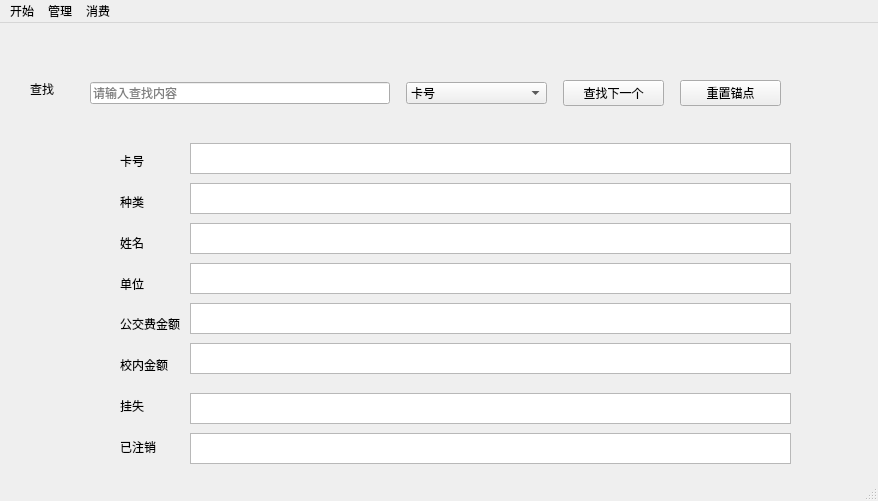
<?xml version="1.0" encoding="UTF-8"?>
<ui version="4.0">
 <class>MainWindow</class>
 <widget class="QMainWindow" name="MainWindow">
  <property name="geometry">
   <rect>
    <x>0</x>
    <y>0</y>
    <width>878</width>
    <height>501</height>
   </rect>
  </property>
  <property name="minimumSize">
   <size>
    <width>878</width>
    <height>501</height>
   </size>
  </property>
  <property name="maximumSize">
   <size>
    <width>878</width>
    <height>501</height>
   </size>
  </property>
  <property name="windowTitle">
   <string>MainWindow</string>
  </property>
  <widget class="QWidget" name="centralwidget">
   <widget class="QStackedWidget" name="stackedWidget">
    <property name="geometry">
     <rect>
      <x>0</x>
      <y>0</y>
      <width>871</width>
      <height>451</height>
     </rect>
    </property>
    <property name="currentIndex">
     <number>0</number>
    </property>
    <widget class="QWidget" name="search_ui">
     <widget class="QWidget" name="horizontalLayoutWidget">
      <property name="geometry">
       <rect>
        <x>80</x>
        <y>30</y>
        <width>711</width>
        <height>81</height>
       </rect>
      </property>
      <layout class="QHBoxLayout" name="horizontalLayout">
       <item>
        <widget class="QLineEdit" name="searchLine">
         <property name="maximumSize">
          <size>
           <width>300</width>
           <height>16777215</height>
          </size>
         </property>
         <property name="placeholderText">
          <string>请输入查找内容</string>
         </property>
        </widget>
       </item>
       <item>
        <widget class="QComboBox" name="searchingBox">
         <property name="maximumSize">
          <size>
           <width>141</width>
           <height>16777215</height>
          </size>
         </property>
         <item>
          <property name="text">
           <string>卡号</string>
          </property>
         </item>
         <item>
          <property name="text">
           <string>种类</string>
          </property>
         </item>
         <item>
          <property name="text">
           <string>姓名</string>
          </property>
         </item>
         <item>
          <property name="text">
           <string>单位</string>
          </property>
         </item>
         <item>
          <property name="text">
           <string>公交费金额</string>
          </property>
         </item>
         <item>
          <property name="text">
           <string>校内金额</string>
          </property>
         </item>
         <item>
          <property name="text">
           <string>挂失</string>
          </property>
         </item>
         <item>
          <property name="text">
           <string>有效性</string>
          </property>
         </item>
        </widget>
       </item>
       <item>
        <widget class="QPushButton" name="pushButton">
         <property name="maximumSize">
          <size>
           <width>101</width>
           <height>16777215</height>
          </size>
         </property>
         <property name="text">
          <string>查找下一个</string>
         </property>
        </widget>
       </item>
       <item>
        <widget class="QPushButton" name="pushButton_5">
         <property name="maximumSize">
          <size>
           <width>101</width>
           <height>16777215</height>
          </size>
         </property>
         <property name="text">
          <string>重置锚点</string>
         </property>
        </widget>
       </item>
      </layout>
     </widget>
     <widget class="QWidget" name="verticalLayoutWidget">
      <property name="geometry">
       <rect>
        <x>120</x>
        <y>120</y>
        <width>62</width>
        <height>321</height>
       </rect>
      </property>
      <layout class="QVBoxLayout" name="verticalLayout">
       <item>
        <widget class="QLabel" name="label_3">
         <property name="maximumSize">
          <size>
           <width>16777215</width>
           <height>50</height>
          </size>
         </property>
         <property name="text">
          <string>卡号</string>
         </property>
        </widget>
       </item>
       <item>
        <widget class="QLabel" name="label_2">
         <property name="text">
          <string>种类</string>
         </property>
        </widget>
       </item>
       <item>
        <widget class="QLabel" name="label">
         <property name="text">
          <string>姓名</string>
         </property>
        </widget>
       </item>
       <item>
        <widget class="QLabel" name="label_4">
         <property name="text">
          <string>单位</string>
         </property>
        </widget>
       </item>
       <item>
        <widget class="QLabel" name="label_15">
         <property name="text">
          <string>公交费金额</string>
         </property>
        </widget>
       </item>
       <item>
        <widget class="QLabel" name="label_16">
         <property name="text">
          <string>校内金额</string>
         </property>
        </widget>
       </item>
       <item>
        <widget class="QLabel" name="label_5">
         <property name="text">
          <string>挂失</string>
         </property>
        </widget>
       </item>
       <item>
        <widget class="QLabel" name="label_6">
         <property name="text">
          <string>已注销</string>
         </property>
        </widget>
       </item>
      </layout>
     </widget>
     <widget class="QTextBrowser" name="textBrowser">
      <property name="geometry">
       <rect>
        <x>190</x>
        <y>120</y>
        <width>601</width>
        <height>31</height>
       </rect>
      </property>
     </widget>
     <widget class="QTextBrowser" name="textBrowser_2">
      <property name="geometry">
       <rect>
        <x>190</x>
        <y>160</y>
        <width>601</width>
        <height>31</height>
       </rect>
      </property>
     </widget>
     <widget class="QTextBrowser" name="textBrowser_3">
      <property name="geometry">
       <rect>
        <x>190</x>
        <y>200</y>
        <width>601</width>
        <height>31</height>
       </rect>
      </property>
     </widget>
     <widget class="QTextBrowser" name="textBrowser_4">
      <property name="geometry">
       <rect>
        <x>190</x>
        <y>240</y>
        <width>601</width>
        <height>31</height>
       </rect>
      </property>
     </widget>
     <widget class="QTextBrowser" name="textBrowser_5">
      <property name="geometry">
       <rect>
        <x>190</x>
        <y>280</y>
        <width>601</width>
        <height>31</height>
       </rect>
      </property>
     </widget>
     <widget class="QTextBrowser" name="textBrowser_6">
      <property name="geometry">
       <rect>
        <x>190</x>
        <y>320</y>
        <width>601</width>
        <height>31</height>
       </rect>
      </property>
     </widget>
     <widget class="QLabel" name="label_14">
      <property name="geometry">
       <rect>
        <x>30</x>
        <y>50</y>
        <width>41</width>
        <height>31</height>
       </rect>
      </property>
      <property name="text">
       <string>查找</string>
      </property>
     </widget>
     <widget class="QTextBrowser" name="textBrowser_7">
      <property name="geometry">
       <rect>
        <x>190</x>
        <y>370</y>
        <width>601</width>
        <height>31</height>
       </rect>
      </property>
     </widget>
     <widget class="QTextBrowser" name="textBrowser_8">
      <property name="geometry">
       <rect>
        <x>190</x>
        <y>410</y>
        <width>601</width>
        <height>31</height>
       </rect>
      </property>
     </widget>
    </widget>
    <widget class="QWidget" name="tongji_ui">
     <widget class="QLabel" name="label_10">
      <property name="geometry">
       <rect>
        <x>40</x>
        <y>50</y>
        <width>81</width>
        <height>41</height>
       </rect>
      </property>
      <property name="text">
       <string>基本信息</string>
      </property>
     </widget>
     <widget class="QLabel" name="label_37">
      <property name="geometry">
       <rect>
        <x>50</x>
        <y>360</y>
        <width>81</width>
        <height>31</height>
       </rect>
      </property>
      <property name="text">
       <string>消费记录</string>
      </property>
     </widget>
     <widget class="QLabel" name="label_38">
      <property name="geometry">
       <rect>
        <x>40</x>
        <y>200</y>
        <width>81</width>
        <height>41</height>
       </rect>
      </property>
      <property name="text">
       <string>充值记录</string>
      </property>
     </widget>
     <widget class="QTextBrowser" name="textBrowser_11">
      <property name="geometry">
       <rect>
        <x>160</x>
        <y>10</y>
        <width>601</width>
        <height>131</height>
       </rect>
      </property>
     </widget>
     <widget class="QTextBrowser" name="textBrowser_12">
      <property name="geometry">
       <rect>
        <x>160</x>
        <y>160</y>
        <width>601</width>
        <height>131</height>
       </rect>
      </property>
     </widget>
     <widget class="QTextBrowser" name="textBrowser_13">
      <property name="geometry">
       <rect>
        <x>160</x>
        <y>310</y>
        <width>601</width>
        <height>131</height>
       </rect>
      </property>
     </widget>
    </widget>
    <widget class="QWidget" name="luru_ui">
     <widget class="QWidget" name="verticalLayoutWidget_2">
      <property name="geometry">
       <rect>
        <x>310</x>
        <y>40</y>
        <width>241</width>
        <height>291</height>
       </rect>
      </property>
      <layout class="QVBoxLayout" name="verticalLayout_2">
       <item>
        <layout class="QHBoxLayout" name="horizontalLayout_5">
         <item>
          <widget class="QLabel" name="label_9">
           <property name="text">
            <string>种类</string>
           </property>
          </widget>
         </item>
         <item>
          <widget class="QComboBox" name="kinds">
           <item>
            <property name="text">
             <string>教工卡</string>
            </property>
           </item>
           <item>
            <property name="text">
             <string>学生卡</string>
            </property>
           </item>
           <item>
            <property name="text">
             <string>临时卡</string>
            </property>
           </item>
           <item>
            <property name="text">
             <string>其他卡</string>
            </property>
           </item>
          </widget>
         </item>
        </layout>
       </item>
       <item>
        <layout class="QHBoxLayout" name="horizontalLayout_3">
         <item>
          <widget class="QLabel" name="label_7">
           <property name="text">
            <string>姓名</string>
           </property>
          </widget>
         </item>
         <item>
          <widget class="QLineEdit" name="name"/>
         </item>
        </layout>
       </item>
       <item>
        <layout class="QHBoxLayout" name="horizontalLayout_4">
         <item>
          <widget class="QLabel" name="label_8">
           <property name="text">
            <string>单位</string>
           </property>
          </widget>
         </item>
         <item>
          <widget class="QLineEdit" name="company"/>
         </item>
        </layout>
       </item>
      </layout>
     </widget>
     <widget class="QPushButton" name="pushButton_2">
      <property name="geometry">
       <rect>
        <x>520</x>
        <y>360</y>
        <width>151</width>
        <height>51</height>
       </rect>
      </property>
      <property name="text">
       <string>录入</string>
      </property>
     </widget>
    </widget>
    <widget class="QWidget" name="zhuce_ui">
     <widget class="QLabel" name="label_11">
      <property name="geometry">
       <rect>
        <x>280</x>
        <y>100</y>
        <width>91</width>
        <height>31</height>
       </rect>
      </property>
      <property name="text">
       <string>请输入用户名</string>
      </property>
     </widget>
     <widget class="QLabel" name="label_12">
      <property name="geometry">
       <rect>
        <x>280</x>
        <y>150</y>
        <width>81</width>
        <height>21</height>
       </rect>
      </property>
      <property name="text">
       <string>请输入密码</string>
      </property>
     </widget>
     <widget class="QLineEdit" name="userName">
      <property name="geometry">
       <rect>
        <x>380</x>
        <y>110</y>
        <width>113</width>
        <height>20</height>
       </rect>
      </property>
     </widget>
     <widget class="QLineEdit" name="password1">
      <property name="geometry">
       <rect>
        <x>380</x>
        <y>150</y>
        <width>113</width>
        <height>20</height>
       </rect>
      </property>
      <property name="echoMode">
       <enum>QLineEdit::Password</enum>
      </property>
     </widget>
     <widget class="QLineEdit" name="password2">
      <property name="geometry">
       <rect>
        <x>380</x>
        <y>190</y>
        <width>113</width>
        <height>20</height>
       </rect>
      </property>
      <property name="echoMode">
       <enum>QLineEdit::Password</enum>
      </property>
     </widget>
     <widget class="QLabel" name="label_13">
      <property name="geometry">
       <rect>
        <x>280</x>
        <y>190</y>
        <width>71</width>
        <height>21</height>
       </rect>
      </property>
      <property name="text">
       <string>确认密码</string>
      </property>
     </widget>
     <widget class="QPushButton" name="pushButton_3">
      <property name="geometry">
       <rect>
        <x>240</x>
        <y>250</y>
        <width>121</width>
        <height>51</height>
       </rect>
      </property>
      <property name="text">
       <string>注册</string>
      </property>
     </widget>
     <widget class="QPushButton" name="pushButton_4">
      <property name="geometry">
       <rect>
        <x>450</x>
        <y>250</y>
        <width>121</width>
        <height>51</height>
       </rect>
      </property>
      <property name="text">
       <string>删除</string>
      </property>
     </widget>
    </widget>
    <widget class="QWidget" name="chongzhi_ui">
     <widget class="QLabel" name="label_17">
      <property name="geometry">
       <rect>
        <x>140</x>
        <y>90</y>
        <width>41</width>
        <height>31</height>
       </rect>
      </property>
      <property name="text">
       <string>卡号</string>
      </property>
     </widget>
     <widget class="QComboBox" name="chargeMoney">
      <property name="geometry">
       <rect>
        <x>290</x>
        <y>140</y>
        <width>71</width>
        <height>21</height>
       </rect>
      </property>
      <item>
       <property name="text">
        <string>10</string>
       </property>
      </item>
      <item>
       <property name="text">
        <string>20</string>
       </property>
      </item>
      <item>
       <property name="text">
        <string>30</string>
       </property>
      </item>
      <item>
       <property name="text">
        <string>40</string>
       </property>
      </item>
      <item>
       <property name="text">
        <string>50</string>
       </property>
      </item>
      <item>
       <property name="text">
        <string>100</string>
       </property>
      </item>
      <item>
       <property name="text">
        <string>200</string>
       </property>
      </item>
      <item>
       <property name="text">
        <string>300</string>
       </property>
      </item>
      <item>
       <property name="text">
        <string>1000</string>
       </property>
      </item>
     </widget>
     <widget class="QLineEdit" name="cardNum">
      <property name="geometry">
       <rect>
        <x>100</x>
        <y>140</y>
        <width>131</width>
        <height>31</height>
       </rect>
      </property>
      <property name="placeholderText">
       <string>请输入要充值的卡号</string>
      </property>
     </widget>
     <widget class="QLabel" name="label_18">
      <property name="geometry">
       <rect>
        <x>290</x>
        <y>90</y>
        <width>81</width>
        <height>31</height>
       </rect>
      </property>
      <property name="text">
       <string>充值金额</string>
      </property>
     </widget>
     <widget class="QPushButton" name="pushButton_6">
      <property name="geometry">
       <rect>
        <x>610</x>
        <y>130</y>
        <width>131</width>
        <height>41</height>
       </rect>
      </property>
      <property name="text">
       <string>确认充值</string>
      </property>
     </widget>
     <widget class="QComboBox" name="cardKinds">
      <property name="geometry">
       <rect>
        <x>430</x>
        <y>140</y>
        <width>101</width>
        <height>31</height>
       </rect>
      </property>
      <item>
       <property name="text">
        <string>公交一卡通</string>
       </property>
      </item>
      <item>
       <property name="text">
        <string>校园卡</string>
       </property>
      </item>
     </widget>
     <widget class="QLabel" name="label_19">
      <property name="geometry">
       <rect>
        <x>460</x>
        <y>90</y>
        <width>61</width>
        <height>21</height>
       </rect>
      </property>
      <property name="text">
       <string>类型</string>
      </property>
     </widget>
    </widget>
    <widget class="QWidget" name="yue_ui">
     <widget class="QLabel" name="label_20">
      <property name="geometry">
       <rect>
        <x>300</x>
        <y>60</y>
        <width>101</width>
        <height>31</height>
       </rect>
      </property>
      <property name="text">
       <string>输入您的卡号</string>
      </property>
     </widget>
     <widget class="QLineEdit" name="lineEdit">
      <property name="geometry">
       <rect>
        <x>300</x>
        <y>100</y>
        <width>113</width>
        <height>20</height>
       </rect>
      </property>
      <property name="placeholderText">
       <string>卡号</string>
      </property>
     </widget>
     <widget class="QPushButton" name="pushButton_7">
      <property name="geometry">
       <rect>
        <x>480</x>
        <y>80</y>
        <width>101</width>
        <height>41</height>
       </rect>
      </property>
      <property name="text">
       <string>查询</string>
      </property>
     </widget>
     <widget class="QLabel" name="label_21">
      <property name="geometry">
       <rect>
        <x>140</x>
        <y>240</y>
        <width>121</width>
        <height>41</height>
       </rect>
      </property>
      <property name="text">
       <string>您当前校内余额为</string>
      </property>
     </widget>
     <widget class="QTextBrowser" name="textBrowser_9">
      <property name="geometry">
       <rect>
        <x>300</x>
        <y>180</y>
        <width>271</width>
        <height>41</height>
       </rect>
      </property>
     </widget>
     <widget class="QLabel" name="label_22">
      <property name="geometry">
       <rect>
        <x>140</x>
        <y>180</y>
        <width>131</width>
        <height>31</height>
       </rect>
      </property>
      <property name="text">
       <string>您当前公交卡余额为</string>
      </property>
     </widget>
     <widget class="QTextBrowser" name="textBrowser_10">
      <property name="geometry">
       <rect>
        <x>300</x>
        <y>240</y>
        <width>271</width>
        <height>41</height>
       </rect>
      </property>
     </widget>
    </widget>
    <widget class="QWidget" name="shiyong_ui">
     <widget class="QLabel" name="label_23">
      <property name="geometry">
       <rect>
        <x>80</x>
        <y>90</y>
        <width>51</width>
        <height>21</height>
       </rect>
      </property>
      <property name="text">
       <string>卡号</string>
      </property>
     </widget>
     <widget class="QLineEdit" name="lineEdit_2">
      <property name="geometry">
       <rect>
        <x>80</x>
        <y>120</y>
        <width>113</width>
        <height>20</height>
       </rect>
      </property>
      <property name="placeholderText">
       <string>请输入您的卡号</string>
      </property>
     </widget>
     <widget class="QLabel" name="label_24">
      <property name="geometry">
       <rect>
        <x>230</x>
        <y>90</y>
        <width>51</width>
        <height>21</height>
       </rect>
      </property>
      <property name="text">
       <string>金额</string>
      </property>
     </widget>
     <widget class="QLineEdit" name="lineEdit_3">
      <property name="geometry">
       <rect>
        <x>230</x>
        <y>120</y>
        <width>121</width>
        <height>21</height>
       </rect>
      </property>
      <property name="placeholderText">
       <string>请输入您的消费金额</string>
      </property>
     </widget>
     <widget class="QLabel" name="label_25">
      <property name="geometry">
       <rect>
        <x>380</x>
        <y>90</y>
        <width>71</width>
        <height>21</height>
       </rect>
      </property>
      <property name="text">
       <string>地点</string>
      </property>
     </widget>
     <widget class="QLineEdit" name="lineEdit_4">
      <property name="geometry">
       <rect>
        <x>380</x>
        <y>120</y>
        <width>113</width>
        <height>20</height>
       </rect>
      </property>
      <property name="placeholderText">
       <string>请输入消费地点</string>
      </property>
     </widget>
     <widget class="QLabel" name="label_26">
      <property name="geometry">
       <rect>
        <x>520</x>
        <y>80</y>
        <width>91</width>
        <height>31</height>
       </rect>
      </property>
      <property name="text">
       <string>管理员密码</string>
      </property>
     </widget>
     <widget class="QLineEdit" name="lineEdit_5">
      <property name="geometry">
       <rect>
        <x>520</x>
        <y>120</y>
        <width>113</width>
        <height>20</height>
       </rect>
      </property>
      <property name="echoMode">
       <enum>QLineEdit::Password</enum>
      </property>
      <property name="placeholderText">
       <string>请输入您的密码</string>
      </property>
     </widget>
     <widget class="QPushButton" name="pushButton_8">
      <property name="geometry">
       <rect>
        <x>270</x>
        <y>220</y>
        <width>181</width>
        <height>61</height>
       </rect>
      </property>
      <property name="text">
       <string>提交</string>
      </property>
     </widget>
     <widget class="QComboBox" name="comboBox">
      <property name="geometry">
       <rect>
        <x>660</x>
        <y>120</y>
        <width>111</width>
        <height>21</height>
       </rect>
      </property>
      <item>
       <property name="text">
        <string>公交卡消费</string>
       </property>
      </item>
      <item>
       <property name="text">
        <string>校内消费</string>
       </property>
      </item>
     </widget>
     <widget class="QLabel" name="label_27">
      <property name="geometry">
       <rect>
        <x>660</x>
        <y>90</y>
        <width>91</width>
        <height>21</height>
       </rect>
      </property>
      <property name="text">
       <string>消费类型</string>
      </property>
     </widget>
    </widget>
    <widget class="QWidget" name="changepwd_ui">
     <widget class="QLabel" name="label_28">
      <property name="geometry">
       <rect>
        <x>260</x>
        <y>90</y>
        <width>121</width>
        <height>41</height>
       </rect>
      </property>
      <property name="text">
       <string>请输入您现在的密码</string>
      </property>
     </widget>
     <widget class="QLabel" name="label_29">
      <property name="geometry">
       <rect>
        <x>260</x>
        <y>150</y>
        <width>111</width>
        <height>31</height>
       </rect>
      </property>
      <property name="text">
       <string>您想要的新密码</string>
      </property>
     </widget>
     <widget class="QLabel" name="label_30">
      <property name="geometry">
       <rect>
        <x>260</x>
        <y>200</y>
        <width>121</width>
        <height>31</height>
       </rect>
      </property>
      <property name="text">
       <string>再次确认</string>
      </property>
     </widget>
     <widget class="QLineEdit" name="lineEdit_6">
      <property name="geometry">
       <rect>
        <x>390</x>
        <y>100</y>
        <width>171</width>
        <height>21</height>
       </rect>
      </property>
      <property name="echoMode">
       <enum>QLineEdit::Password</enum>
      </property>
     </widget>
     <widget class="QLineEdit" name="lineEdit_7">
      <property name="geometry">
       <rect>
        <x>390</x>
        <y>150</y>
        <width>171</width>
        <height>21</height>
       </rect>
      </property>
      <property name="echoMode">
       <enum>QLineEdit::Password</enum>
      </property>
     </widget>
     <widget class="QLineEdit" name="lineEdit_8">
      <property name="geometry">
       <rect>
        <x>390</x>
        <y>200</y>
        <width>171</width>
        <height>21</height>
       </rect>
      </property>
      <property name="echoMode">
       <enum>QLineEdit::Password</enum>
      </property>
     </widget>
     <widget class="QPushButton" name="pushButton_9">
      <property name="geometry">
       <rect>
        <x>320</x>
        <y>280</y>
        <width>161</width>
        <height>41</height>
       </rect>
      </property>
      <property name="text">
       <string>提交</string>
      </property>
     </widget>
    </widget>
    <widget class="QWidget" name="guashi_ui">
     <widget class="QLabel" name="label_31">
      <property name="geometry">
       <rect>
        <x>240</x>
        <y>100</y>
        <width>151</width>
        <height>41</height>
       </rect>
      </property>
      <property name="text">
       <string>请输入您的一卡通编号</string>
      </property>
     </widget>
     <widget class="QLineEdit" name="lineEdit_9">
      <property name="geometry">
       <rect>
        <x>440</x>
        <y>110</y>
        <width>171</width>
        <height>21</height>
       </rect>
      </property>
     </widget>
     <widget class="QLabel" name="label_32">
      <property name="geometry">
       <rect>
        <x>240</x>
        <y>160</y>
        <width>161</width>
        <height>31</height>
       </rect>
      </property>
      <property name="text">
       <string>请输入您的姓名</string>
      </property>
     </widget>
     <widget class="QLineEdit" name="lineEdit_10">
      <property name="geometry">
       <rect>
        <x>440</x>
        <y>170</y>
        <width>171</width>
        <height>21</height>
       </rect>
      </property>
     </widget>
     <widget class="QLabel" name="label_33">
      <property name="geometry">
       <rect>
        <x>240</x>
        <y>220</y>
        <width>141</width>
        <height>31</height>
       </rect>
      </property>
      <property name="text">
       <string>请选择要执行的操作</string>
      </property>
     </widget>
     <widget class="QComboBox" name="comboBox_2">
      <property name="geometry">
       <rect>
        <x>440</x>
        <y>220</y>
        <width>171</width>
        <height>21</height>
       </rect>
      </property>
      <item>
       <property name="text">
        <string>挂失</string>
       </property>
      </item>
      <item>
       <property name="text">
        <string>注销</string>
       </property>
      </item>
     </widget>
     <widget class="QPushButton" name="pushButton_10">
      <property name="geometry">
       <rect>
        <x>310</x>
        <y>280</y>
        <width>241</width>
        <height>51</height>
       </rect>
      </property>
      <property name="text">
       <string>提交</string>
      </property>
     </widget>
    </widget>
    <widget class="QWidget" name="jiegua_ui">
     <widget class="QLineEdit" name="lineEdit_11">
      <property name="geometry">
       <rect>
        <x>400</x>
        <y>100</y>
        <width>171</width>
        <height>21</height>
       </rect>
      </property>
     </widget>
     <widget class="QLabel" name="label_35">
      <property name="geometry">
       <rect>
        <x>200</x>
        <y>150</y>
        <width>161</width>
        <height>31</height>
       </rect>
      </property>
      <property name="text">
       <string>请输入您的姓名</string>
      </property>
     </widget>
     <widget class="QLabel" name="label_36">
      <property name="geometry">
       <rect>
        <x>200</x>
        <y>90</y>
        <width>151</width>
        <height>41</height>
       </rect>
      </property>
      <property name="text">
       <string>请输入您的一卡通编号</string>
      </property>
     </widget>
     <widget class="QLineEdit" name="lineEdit_12">
      <property name="geometry">
       <rect>
        <x>400</x>
        <y>160</y>
        <width>171</width>
        <height>21</height>
       </rect>
      </property>
     </widget>
     <widget class="QPushButton" name="pushButton_11">
      <property name="geometry">
       <rect>
        <x>270</x>
        <y>220</y>
        <width>241</width>
        <height>51</height>
       </rect>
      </property>
      <property name="text">
       <string>提交</string>
      </property>
     </widget>
     <widget class="QLabel" name="label_34">
      <property name="geometry">
       <rect>
        <x>370</x>
        <y>30</y>
        <width>141</width>
        <height>31</height>
       </rect>
      </property>
      <property name="text">
       <string>解挂</string>
      </property>
     </widget>
    </widget>
   </widget>
  </widget>
  <widget class="QMenuBar" name="menubar">
   <property name="geometry">
    <rect>
     <x>0</x>
     <y>0</y>
     <width>878</width>
     <height>23</height>
    </rect>
   </property>
   <widget class="QMenu" name="menu">
    <property name="title">
     <string>开始</string>
    </property>
    <addaction name="actionsearching"/>
    <addaction name="actionluru"/>
    <addaction name="actionzhuce"/>
   </widget>
   <widget class="QMenu" name="menu_2">
    <property name="title">
     <string>管理</string>
    </property>
    <addaction name="actionguashi"/>
    <addaction name="actionjiegua"/>
    <addaction name="actionchangepwd"/>
   </widget>
   <widget class="QMenu" name="menu_3">
    <property name="title">
     <string>消费</string>
    </property>
    <addaction name="actionchongzhi"/>
    <addaction name="actionshiyong"/>
    <addaction name="actionyuechakan"/>
   </widget>
   <addaction name="menu"/>
   <addaction name="menu_2"/>
   <addaction name="menu_3"/>
  </widget>
  <widget class="QStatusBar" name="statusbar"/>
  <action name="actionsearching">
   <property name="text">
    <string>查找</string>
   </property>
  </action>
  <action name="actiontongji">
   <property name="text">
    <string>统计</string>
   </property>
  </action>
  <action name="actionluru">
   <property name="text">
    <string>录入</string>
   </property>
  </action>
  <action name="actionzhuce">
   <property name="text">
    <string>注册</string>
   </property>
  </action>
  <action name="actionguashi">
   <property name="text">
    <string>挂失与注销</string>
   </property>
  </action>
  <action name="actionjiegua">
   <property name="text">
    <string>解挂</string>
   </property>
  </action>
  <action name="actionchongzhi">
   <property name="text">
    <string>充值</string>
   </property>
  </action>
  <action name="actionyuechakan">
   <property name="text">
    <string>余额查看</string>
   </property>
  </action>
  <action name="actionshiyong">
   <property name="text">
    <string>使用</string>
   </property>
  </action>
  <action name="actionchangepwd">
   <property name="text">
    <string>更改密码</string>
   </property>
  </action>
 </widget>
 <resources/>
 <connections/>
</ui>
